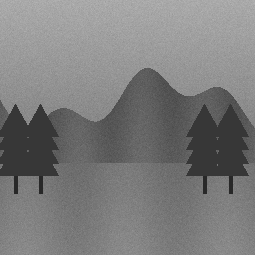
#> input picture notebooks/02_paisaje.png, 255 x 255 px
$ jupyter execute --allow-errors Lab5.ipynb
#> lines starting #> are read from the running program, lines starting #| are printed output that depends on the picture; after the words box and inside, x2 and y2 are one past the last pixel; in counts of white or black regions, pixels touching at a corner belong together
[cell 1]
import numpy as np
import matplotlib.pyplot as plt

# VERIFICACION DEL CALCULO ANALITICO (N=4)
x4 = np.array([1, 2, 0, 1])
X4 = np.fft.fft(x4)
print("=== DFT de N=4 ===")
print("x[n] =", x4)
print("X[k] =", np.round(X4, 4))

# SENAL DISCRETA DE N=8 CON DOS SINUSOIDES
N = 8
n = np.arange(N)
# Frecuencias digitales: k1=1 ciclo/N, k2=2 ciclos/N
x8 = 2 * np.sin(2 * np.pi * 1 * n / N) + 1.5 * np.cos(2 * np.pi * 2 * n / N) + 1.0 # Agregamos un offset DC de 1.0

# 3. CALCULO DE LA DFT (N=8)
X8 = np.fft.fft(x8)

# Visualizacion resultados analitico
print("\n=== DFT de N=8 ===")
print("x8[n] =", np.round(x8, 4))
print("X8[k] =", np.round(X8, 4))

mag_X8 = np.abs(X8)
fase_X8 = np.angle(X8)

# Tolerancia para limpiar ruido numerico en la fase
fase_X8[mag_X8 < 1e-6] = 0

# 4. VISUALIZACION
fig, axes = plt.subplots(1, 3, figsize=(15, 4))
fig.suptitle('Análisis DFT de señal discreta 1D (N=8)', fontsize=14)

# Señal en el tiempo discreto
axes[0].stem(n, x8, basefmt="black")
axes[0].set_title('Señal Original x[n]')
axes[0].set_xlabel('Índice de muestra (n)')
axes[0].set_ylabel('Amplitud')
axes[0].grid(True, linestyle='--', alpha=0.6)

# Magnitud
axes[1].stem(n, mag_X8, basefmt="black")
axes[1].set_title('Espectro de Magnitud |X[k]|')
axes[1].set_xlabel('Índice de frecuencia (k)')
axes[1].set_ylabel('Magnitud')
axes[1].grid(True, linestyle='--', alpha=0.6)

# Fase
axes[2].stem(n, fase_X8, basefmt="black")
axes[2].set_title('Espectro de Fase ∠X[k] (Rad)')
axes[2].set_xlabel('Índice de frecuencia (k)')
axes[2].set_ylabel('Fase (Radianes)')
axes[2].grid(True, linestyle='--', alpha=0.6)

plt.tight_layout()
plt.show()

[cell 2]
import numpy as np
import matplotlib.pyplot as plt

# 1. RECONSTRUCCION COMPLETA (Usando X8 de la act. 5.1)
N = 8
n = np.arange(N)
x8 = 2 * np.sin(2 * np.pi * 1 * n / N) + 1.5 * np.cos(2 * np.pi * 2 * n / N) + 1.0
X8 = np.fft.fft(x8)

x8_rec = np.fft.ifft(X8)
error_max = np.max(np.abs(x8 - x8_rec.real))
print(f"Error absoluto maximo (reconstruccion completa): {error_max:.2e}")

# 2. RECONSTRUCCION PARCIAL (Filtrado)
X8_mod = X8.copy()
# Eliminamos la frecuencia k=2 y su conjugado k=6 (N-k = 8-2 = 6)
X8_mod[2] = 0
X8_mod[6] = 0

x8_rec_mod = np.fft.ifft(X8_mod)

# 3. VISUALIZACION
fig, axes = plt.subplots(1, 2, figsize=(12, 4))
fig.suptitle('Reconstrucción mediante IDFT 1D', fontsize=14)

# Reconstruccion Completa
axes[0].plot(n, x8, 'ko-', label='Original', markersize=8, alpha=0.6)
axes[0].plot(n, x8_rec.real, 'r*--', label='Reconstruida', markersize=8)
axes[0].set_title('Reconstrucción Completa')
axes[0].set_xlabel('n')
axes[0].set_ylabel('Amplitud')
axes[0].grid(True, linestyle='--')
axes[0].legend()

# Reconstruccion Parcial
axes[1].plot(n, x8, 'ko-', label='Original', markersize=8, alpha=0.6)
axes[1].plot(n, x8_rec_mod.real, 'b*--', label='Sin k=2', markersize=8)
axes[1].set_title('Reconstrucción Parcial (Filtrada)')
axes[1].set_xlabel('n')
axes[1].set_ylabel('Amplitud')
axes[1].grid(True, linestyle='--')
axes[1].legend()

plt.tight_layout()
plt.show()

[cell 3]
import os
import numpy as np
import matplotlib.pyplot as plt
from PIL import Image
import ipywidgets as widgets
from IPython.display import display

# =============================================================================
# 1. VERIFICACION ANALITICA VS. NUMERICA (Matriz 2x2)
# =============================================================================
def verificacion_analitica():
    f = np.array([[1, 2],
                  [3, 4]], dtype=np.float64)

    # FFT 2D numerica
    F_num = np.fft.fft2(f)

    # Resultado analitico derivado
    F_analitico = np.array([[10.0 + 0.0j, -2.0 + 0.0j],
                            [-4.0 + 0.0j,  0.0 + 0.0j]], dtype=np.complex128)

    error_max = np.max(np.abs(F_num - F_analitico))

    print("=" * 60)
    print("COMPROBACION ANALITICA DE LA DFT 2D (Ejercicio 5.3)")
    print("=" * 60)
    print("Matriz f[x,y]:\n", f)
    print("\nDFT 2D Analitica F[u,v]:\n", F_analitico)
    print("\nDFT 2D Numerica (np.fft.fft2):\n", F_num)
    print(f"\nError Absoluto Maximo: {error_max:.2e}")
    print("Coincidencia:", "EXACTA" if error_max < 1e-12 else "DIVERGENTE")
    print("=" * 60 + "\n")

verificacion_analitica()

# =============================================================================
# 2. CARGA Y ADAPTACION DE LAS TRES IMAGENES
# =============================================================================
RUTA_FIGURA_GEOMETRICA = '01_rectangulo.png'
RUTA_PAISAJE           = '02_paisaje.png'
RUTA_ESCENA_URBANA     = '03_escena_urbana.png'

N = 255  # Dimension requerida por la guia (255x255 pixeles)

def cargar_imagen_usuario(ruta_archivo, tipo_sintetico_respaldo="rectangulo"):
    """
    Lee la imagen desde el disco, la convierte a escala de grises de 8 bits (0-255)
    y ajusta sus dimensiones a 255x255 pixeles.
    Si el archivo no se encuentra, genera una matriz sintetica de respaldo.
    """
    if os.path.exists(ruta_archivo):
        img = Image.open(ruta_archivo).convert('L').resize((N, N))
        print(f"[OK] Imagen cargada correctamente: '{ruta_archivo}'")
        return np.array(img, dtype=np.float32)
    else:
        print(f"[AVISO] No se encontro el archivo '{ruta_archivo}'. Usando imagen sintetica de respaldo...")
        if tipo_sintetico_respaldo == "rectangulo":
            syn = np.zeros((N, N), dtype=np.float32)
            syn[80:175, 50:205] = 255.0
            return syn
        elif tipo_sintetico_respaldo == "paisaje":
            x, y = np.meshgrid(np.linspace(-3, 3, N), np.linspace(-3, 3, N))
            return np.clip(128 + 60 * np.sin(x) * np.cos(y) + 20 * np.sin(10 * x), 0, 255).astype(np.float32)
        else:
            syn = np.zeros((N, N), dtype=np.float32) + 40
            for i in range(15, N, 25): syn[:, i:i+5] += 120
            for j in range(20, N, 30): syn[j:j+5, :] += 70
            return np.clip(syn, 0, 255).astype(np.float32)

# Cargar las tres imagenes en un diccionario
imagenes = {
    '1. Figura Geometrica': cargar_imagen_usuario(RUTA_FIGURA_GEOMETRICA, "rectangulo"),
    '2. Paisaje': cargar_imagen_usuario(RUTA_PAISAJE, "paisaje"),
    '3. Escena Urbana': cargar_imagen_usuario(RUTA_ESCENA_URBANA, "urbana")
}
#> call 2 of cargar_imagen_usuario, with ruta_archivo = '02_paisaje.png', tipo_sintetico_respaldo = 'paisaje'
#> in cargar_imagen_usuario, img is the input picture: PIL image 255x255 L; min 40, max 183, mean 123.8
#> call 3 of cargar_imagen_usuario, with ruta_archivo = '03_escena_urbana.png', tipo_sintetico_respaldo = 'urbana'
#> in cargar_imagen_usuario (call 3), `syn = np.zeros((N, N), dtype=np.float32) + 40`: syn: shape (255, 255) float32; every value is 40
#> after the loop in cargar_imagen_usuario (call 3), `for i in range(15, N, 25): syn[:, i:i+5] += 120`:
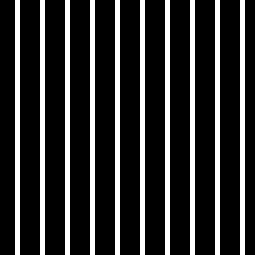
#> syn: shape (255, 255) float32; values 40 (black) and 160 (white), 19.6% white; 10 white regions, largest, box (x1, y1, x2, y2) and area: (15, 0, 20, 255) 1275, (40, 0, 45, 255) 1275, (65, 0, 70, 255) 1275
#> after the loop in cargar_imagen_usuario (call 3), `for j in range(20, N, 30): syn[j:j+5, :] += 70`:
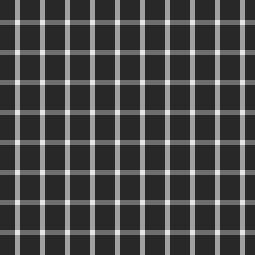
#> syn: shape (255, 255) float32; 15.69% of pixels changed, all inside (x1, y1, x2, y2) = (0, 20, 255, 235)

# =============================================================================
# 3. INTERFAZ INTERACTIVA POR PESTANAS (ipywidgets)
# =============================================================================
out1, out2, out3 = widgets.Output(), widgets.Output(), widgets.Output()
tab = widgets.Tab(children=[out1, out2, out3])
tab.set_title(0, 'Figura Geometrica')
tab.set_title(1, 'Paisaje')
tab.set_title(2, 'Escena Urbana')

def renderizar_experiencia_5_3(output_widget, img_matriz, titulo_pestana, archivo):
#> called with titulo_pestana = 'Figura Geometrica', archivo = '5_3_dft2d_figura.png'
    with output_widget:
        output_widget.clear_output()

        # 1. DFT 2D y centrado de frecuencias
        F = np.fft.fft2(img_matriz)
#> img_matriz: shape (255, 255) float32; 22.6% white; 1 white region, box (x1, y1, x2, y2) and area: (50, 80, 205, 175) 14725
        F_shifted = np.fft.fftshift(F)

        # 2. Espectro de magnitud logaritmica log(1 + |F|) y espectro de fase
        espectro_log = np.log(1 + np.abs(F_shifted))
        fase = np.angle(F_shifted)
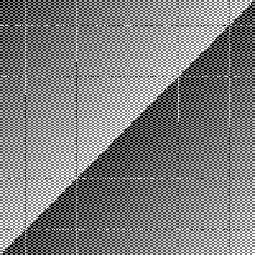
#> fase: shape (255, 255) float64; min -3.14, max 3.14, mean 0.00145; drawn with min black and max white

        # 3. Reconstruccion con IDFT 2D
        img_reconstruida = np.real(np.fft.ifft2(np.fft.ifftshift(F_shifted)))
        error_reconstruccion = np.max(np.abs(img_matriz - img_reconstruida))
#> error_reconstruccion = 1.71e-13

        # 4. Despliegue de cuadricula 2x2
        fig, axes = plt.subplots(2, 2, figsize=(9, 9))
        fig.suptitle(f'Ejercicio 5.3: DFT 2D - {titulo_pestana}\nDimension: {N}x{N} pixeles | Escala de Grises (8 bits)',
                     fontsize=12, fontweight='bold')

        # Imagen Original
        im0 = axes[0, 0].imshow(img_matriz, cmap='gray', vmin=0, vmax=255)
        axes[0, 0].set_title('1. Imagen Original $f[x,y]$')
        axes[0, 0].axis('off')
        plt.colorbar(im0, ax=axes[0, 0], fraction=0.046, pad=0.04)

        # Espectro de Magnitud Logaritmica
        im1 = axes[0, 1].imshow(espectro_log, cmap='magma')
        axes[0, 1].set_title(r'2. Espectro Magnitud $\log(1 + |F[u,v]|)$')
        axes[0, 1].set_xlabel('Frecuencia $u$')
        axes[0, 1].set_ylabel('Frecuencia $v$')
        plt.colorbar(im1, ax=axes[0, 1], fraction=0.046, pad=0.04)

        # Espectro de Fase
        im2 = axes[1, 0].imshow(fase, cmap='twilight', vmin=-np.pi, vmax=np.pi)
        axes[1, 0].set_title(r'3. Espectro de Fase $\varphi(u,v) = \text{atan2}(\text{Im}, \text{Re})$')
        axes[1, 0].axis('off')
        plt.colorbar(im2, ax=axes[1, 0], fraction=0.046, pad=0.04)

        # Reconstruccion IDFT 2D
        im3 = axes[1, 1].imshow(img_reconstruida, cmap='gray', vmin=0, vmax=255)
        axes[1, 1].set_title(f'4. Reconstruccion IDFT 2D\n(Error Max: {error_reconstruccion:.2e})')
        axes[1, 1].axis('off')
        plt.colorbar(im3, ax=axes[1, 1], fraction=0.046, pad=0.04)

        plt.tight_layout()
        plt.savefig(archivo, dpi=300)
        plt.show()

# Renderizar en las 3 pestanas de la interfaz
display(tab)
renderizar_experiencia_5_3(out1, imagenes['1. Figura Geometrica'], 'Figura Geometrica', '5_3_dft2d_figura.png')
renderizar_experiencia_5_3(out2, imagenes['2. Paisaje'], 'Paisaje', '5_3_dft2d_paisaje.png')
#> call 2 of renderizar_experiencia_5_3, with titulo_pestana = 'Paisaje', archivo = '5_3_dft2d_paisaje.png'
#> in renderizar_experiencia_5_3 (call 2), `espectro_log = np.log(1 + np.abs(F_shifted))`:
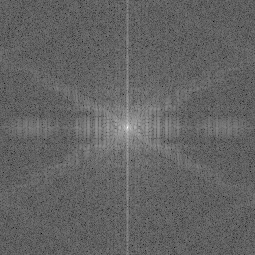
#> espectro_log: shape (255, 255) float64; min 1.31, max 15.9, mean 7.02; drawn with min black and max white
#> in renderizar_experiencia_5_3 (call 2), `fase = np.angle(F_shifted)`:
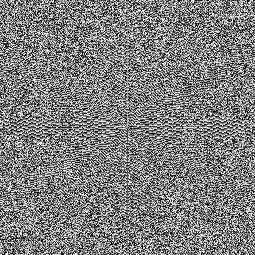
#> fase: shape (255, 255) float64; min -3.14, max 3.14, mean -1.2e-17; drawn with min black and max white
#> in renderizar_experiencia_5_3 (call 2), `error_reconstruccion = np.max(np.abs(img_matriz - img_reconstruida))`: error_reconstruccion = 1.42e-13
#> in renderizar_experiencia_5_3 (call 2), `plt.savefig(archivo, dpi=300)`:
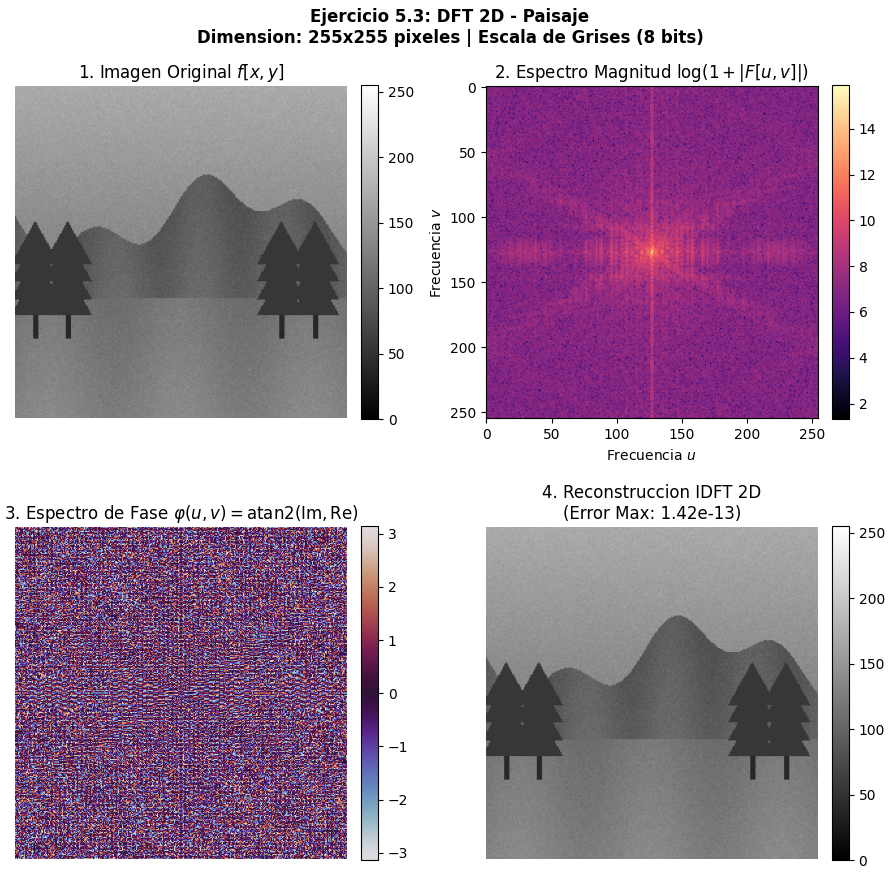
#> figure drawn by matplotlib, 8 panels
renderizar_experiencia_5_3(out3, imagenes['3. Escena Urbana'], 'Escena Urbana', '5_3_dft2d_urbana.png')

[cell 4]
import numpy as np
import matplotlib
matplotlib.use("Agg")
import matplotlib.pyplot as plt

N = 255
c = N // 2   # centro (127)

def rectangulo(W, H, theta_deg=0.0):
    """Rectangulo blanco de ancho W y alto H centrado, rotado theta grados."""
    y, x = np.mgrid[0:N, 0:N]
    xc, yc = x - c, y - c
    t = np.deg2rad(theta_deg)
    xr =  xc * np.cos(t) + yc * np.sin(t)
    yr = -xc * np.sin(t) + yc * np.cos(t)
    img = (np.abs(xr) <= W / 2) & (np.abs(yr) <= H / 2)
    return 255.0 * img

def espectro(img):
    return np.log1p(np.abs(np.fft.fftshift(np.fft.fft2(img))))

casos = [
    ("Base\nW=65, H=105",           rectangulo(65, 105)),
    ("Doble ancho\nW=130, H=105",   rectangulo(130, 105)),
    ("Doble alto\nW=65, H=210",     rectangulo(65, 210)),
    ("Rotado 30 grados\nW=65, H=105", rectangulo(65, 105, 30)),
]

fig, axes = plt.subplots(2, 4, figsize=(14, 8))
fig.suptitle("Efecto del ancho, la altura y la orientacion en el espectro", fontsize=13, fontweight="bold")
for j, (titulo, img) in enumerate(casos):
    axes[0, j].imshow(img, cmap="gray", vmin=0, vmax=255)
    axes[0, j].set_title(titulo)
    axes[0, j].axis("off")
    axes[1, j].imshow(espectro(img), cmap="magma")
    axes[1, j].set_title(r"$\log(1+|F|)$")
    axes[1, j].axis("off")
plt.tight_layout(rect=[0, 0, 1, 0.96], h_pad=2.5)
plt.savefig("5_3_rect_variaciones.png", dpi=300)
plt.show()

[cell 5]
import numpy as np
import matplotlib.pyplot as plt
from PIL import Image

# 1. Cargar imagen en escala de grises
img = np.asarray(
    Image.open("escena_urbana.jpg").convert("L"),
    dtype=np.float64
)
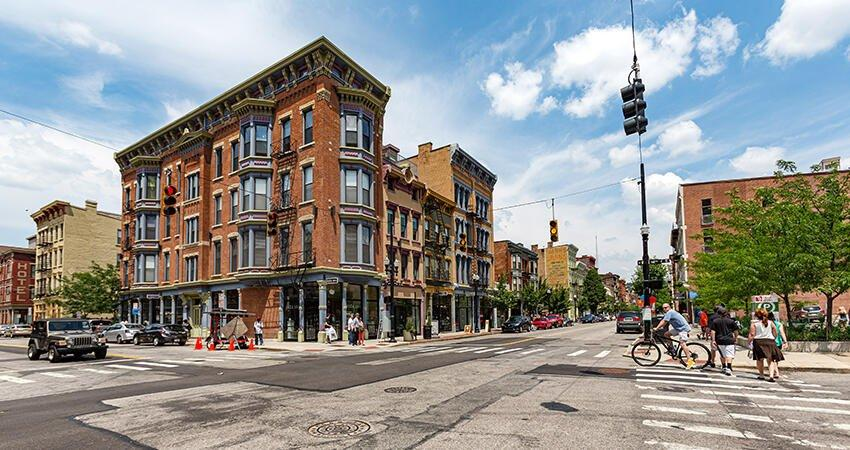
#> input picture notebooks/escena_urbana.jpg, 850 x 450 px
#> img: shape (450, 850) float64

M, N = img.shape
#> M = 450; N = 850

# 2. Transformada de Fourier
F = np.fft.fftshift(np.fft.fft2(img))

# 3. Distancia al centro del espectro
u = np.arange(M) - M // 2
#> u = 450 values from -225 to 224
v = np.arange(N) - N // 2
#> v = 850 values from -425 to 424
V, U = np.meshgrid(v, u)
D2 = U**2 + V**2

# 4. Filtro pasa-altos gaussiano
D0 = 30

H_LP = np.exp(-D2 / (2 * D0**2))
H_HP = 1 - H_LP

# 5. Aplicar filtro en frecuencia
F_HP = F * H_HP

# 6. Transformada inversa
f_HP = np.real(
    np.fft.ifft2(np.fft.ifftshift(F_HP))
)
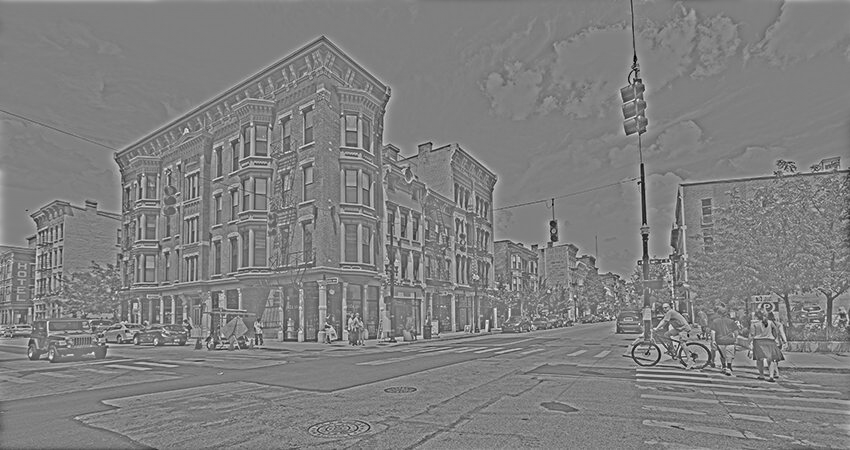
#> f_HP: shape (450, 850) float64; min -195.6, max 193.8, mean 0; drawn with min black and max white

# 7. Realce de imagen
alphas = [0.5, 1.5, 3.0]

realzadas = [
    np.clip(img + a * f_HP, 0, 255)
    for a in alphas
]
#> realzadas = 3 items

# 8. Espectros logaritmicos
espectro_original = np.log1p(np.abs(F))
espectro_HP = np.log1p(np.abs(F_HP))
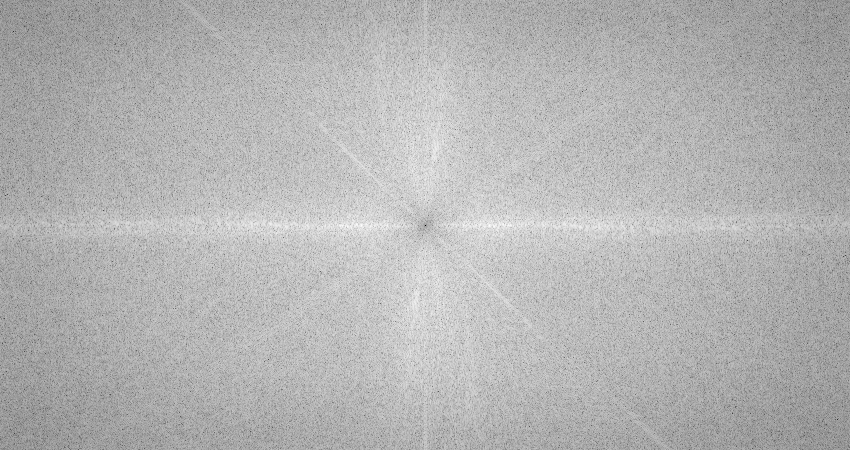
#> espectro_HP: shape (450, 850) float64; min 0, max 12.72, mean 8.99; drawn with min black and max white

# 9. Comparacion de imagenes
fig, ax = plt.subplots(2, 3, figsize=(13, 8))

ax[0, 0].imshow(img, cmap="gray",
                vmin=0, vmax=255)
ax[0, 0].set_title("Imagen original")

ax[0, 1].imshow(f_HP, cmap="gray")
ax[0, 1].set_title("Componente pasa-altos")

ax[0, 2].imshow(H_HP, cmap="gray",
                vmin=0, vmax=1)
ax[0, 2].set_title("Filtro gaussiano HP")

for i, a in enumerate(alphas):
    ax[1, i].imshow(realzadas[i],
                    cmap="gray",
                    vmin=0, vmax=255)
    ax[1, i].set_title(f"Realce alpha={a}")

for a in ax.flat:
    a.axis("off")

plt.tight_layout()
plt.savefig("comparacion_realce.png", dpi=300)
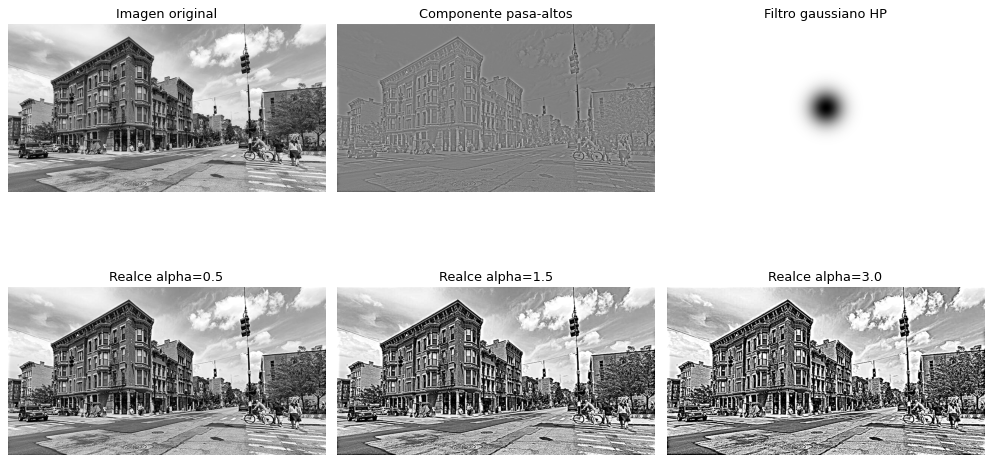
#> figure drawn by matplotlib, 6 panels
plt.show()

# 10. Comparacion de espectros
fig, ax = plt.subplots(1, 2, figsize=(11, 5))

ax[0].imshow(espectro_original, cmap="gray")
ax[0].set_title("Espectro original")

ax[1].imshow(espectro_HP, cmap="gray")
ax[1].set_title("Espectro pasa-altos")

for a in ax:
    a.axis("off")

plt.tight_layout()
plt.savefig("comparacion_espectros.png", dpi=300)
plt.show()
